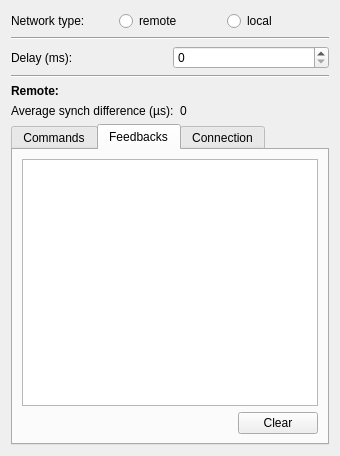
<?xml version="1.0" encoding="UTF-8"?>
<ui version="4.0">
 <class>DcNetworkSettingsW</class>
 <widget class="QWidget" name="DcNetworkSettingsW">
  <property name="geometry">
   <rect>
    <x>0</x>
    <y>0</y>
    <width>340</width>
    <height>456</height>
   </rect>
  </property>
  <property name="windowTitle">
   <string>Form</string>
  </property>
  <layout class="QVBoxLayout" name="verticalLayout_3">
   <item>
    <widget class="QWidget" name="wDcNetwork" native="true">
     <layout class="QHBoxLayout" name="horizontalLayout">
      <property name="leftMargin">
       <number>0</number>
      </property>
      <property name="topMargin">
       <number>0</number>
      </property>
      <property name="rightMargin">
       <number>0</number>
      </property>
      <property name="bottomMargin">
       <number>0</number>
      </property>
      <item>
       <widget class="QLabel" name="laNetworkType">
        <property name="text">
         <string>Network type:</string>
        </property>
       </widget>
      </item>
      <item>
       <widget class="QRadioButton" name="rbRemoteNetwork">
        <property name="text">
         <string>remote</string>
        </property>
       </widget>
      </item>
      <item>
       <widget class="QRadioButton" name="rbLocalNetwork">
        <property name="text">
         <string>local</string>
        </property>
       </widget>
      </item>
     </layout>
    </widget>
   </item>
   <item>
    <widget class="Line" name="line">
     <property name="orientation">
      <enum>Qt::Horizontal</enum>
     </property>
    </widget>
   </item>
   <item>
    <widget class="QWidget" name="wDelay" native="true">
     <layout class="QHBoxLayout" name="horizontalLayout_6">
      <property name="leftMargin">
       <number>0</number>
      </property>
      <property name="topMargin">
       <number>0</number>
      </property>
      <property name="rightMargin">
       <number>0</number>
      </property>
      <property name="bottomMargin">
       <number>0</number>
      </property>
      <item>
       <widget class="QLabel" name="laDelay">
        <property name="text">
         <string>Delay (ms):</string>
        </property>
       </widget>
      </item>
      <item>
       <widget class="QSpinBox" name="sbDelay"/>
      </item>
     </layout>
    </widget>
   </item>
   <item>
    <widget class="Line" name="line_3">
     <property name="orientation">
      <enum>Qt::Horizontal</enum>
     </property>
    </widget>
   </item>
   <item>
    <widget class="QLabel" name="laRemote">
     <property name="text">
      <string>&lt;b&gt;Remote:&lt;/b&gt;</string>
     </property>
    </widget>
   </item>
   <item>
    <widget class="QWidget" name="widget" native="true">
     <layout class="QHBoxLayout" name="horizontalLayout_7">
      <property name="leftMargin">
       <number>0</number>
      </property>
      <property name="topMargin">
       <number>0</number>
      </property>
      <property name="rightMargin">
       <number>0</number>
      </property>
      <property name="bottomMargin">
       <number>0</number>
      </property>
      <item>
       <widget class="QLabel" name="laSynch">
        <property name="text">
         <string>Average synch difference (µs):</string>
        </property>
       </widget>
      </item>
      <item>
       <widget class="QLabel" name="laSynchValue">
        <property name="text">
         <string>0</string>
        </property>
       </widget>
      </item>
     </layout>
    </widget>
   </item>
   <item>
    <widget class="QTabWidget" name="twRemote">
     <property name="currentIndex">
      <number>1</number>
     </property>
     <widget class="QWidget" name="tCommands">
      <attribute name="title">
       <string>Commands</string>
      </attribute>
      <layout class="QVBoxLayout" name="verticalLayout">
       <item>
        <widget class="QWidget" name="wNetworkCommands" native="true">
         <layout class="QHBoxLayout" name="horizontalLayout_2">
          <property name="leftMargin">
           <number>0</number>
          </property>
          <property name="topMargin">
           <number>0</number>
          </property>
          <property name="rightMargin">
           <number>0</number>
          </property>
          <property name="bottomMargin">
           <number>0</number>
          </property>
          <item>
           <widget class="QLabel" name="laNetworkCommands">
            <property name="text">
             <string>Network:</string>
            </property>
           </widget>
          </item>
          <item>
           <widget class="QPushButton" name="pbConnectCommand">
            <property name="text">
             <string>Connect</string>
            </property>
           </widget>
          </item>
          <item>
           <widget class="QPushButton" name="pbDisconnectCommand">
            <property name="text">
             <string>Disconnect</string>
            </property>
           </widget>
          </item>
         </layout>
        </widget>
       </item>
       <item>
        <widget class="QWidget" name="wProgramCommands" native="true">
         <layout class="QHBoxLayout" name="horizontalLayout_3">
          <property name="leftMargin">
           <number>0</number>
          </property>
          <property name="topMargin">
           <number>0</number>
          </property>
          <property name="rightMargin">
           <number>0</number>
          </property>
          <property name="bottomMargin">
           <number>0</number>
          </property>
          <item>
           <widget class="QLabel" name="laProgramCommands">
            <property name="text">
             <string>Program:</string>
            </property>
           </widget>
          </item>
          <item>
           <spacer name="horizontalSpacer_2">
            <property name="orientation">
             <enum>Qt::Horizontal</enum>
            </property>
            <property name="sizeHint" stdset="0">
             <size>
              <width>40</width>
              <height>20</height>
             </size>
            </property>
           </spacer>
          </item>
          <item>
           <widget class="QPushButton" name="pbQuit">
            <property name="text">
             <string>Quit</string>
            </property>
           </widget>
          </item>
         </layout>
        </widget>
       </item>
       <item>
        <widget class="QWidget" name="wComputerCommands" native="true">
         <layout class="QHBoxLayout" name="horizontalLayout_4">
          <property name="leftMargin">
           <number>0</number>
          </property>
          <property name="topMargin">
           <number>0</number>
          </property>
          <property name="rightMargin">
           <number>0</number>
          </property>
          <property name="bottomMargin">
           <number>0</number>
          </property>
          <item>
           <widget class="QLabel" name="laComputerCommands">
            <property name="text">
             <string>Computer:</string>
            </property>
           </widget>
          </item>
          <item>
           <widget class="QPushButton" name="pbShutdownCommand">
            <property name="text">
             <string>Shutdown</string>
            </property>
           </widget>
          </item>
          <item>
           <widget class="QPushButton" name="pbRestartCommand">
            <property name="text">
             <string>Restart</string>
            </property>
           </widget>
          </item>
         </layout>
        </widget>
       </item>
       <item>
        <spacer name="verticalSpacer">
         <property name="orientation">
          <enum>Qt::Vertical</enum>
         </property>
         <property name="sizeHint" stdset="0">
          <size>
           <width>20</width>
           <height>40</height>
          </size>
         </property>
        </spacer>
       </item>
      </layout>
     </widget>
     <widget class="QWidget" name="tFeedbacks">
      <attribute name="title">
       <string>Feedbacks</string>
      </attribute>
      <layout class="QVBoxLayout" name="verticalLayout_2">
       <item>
        <widget class="QTextEdit" name="teFeedbacks"/>
       </item>
       <item>
        <widget class="QWidget" name="wClearFeedbacks" native="true">
         <property name="minimumSize">
          <size>
           <width>0</width>
           <height>0</height>
          </size>
         </property>
         <layout class="QHBoxLayout" name="horizontalLayout_5">
          <property name="spacing">
           <number>0</number>
          </property>
          <property name="leftMargin">
           <number>0</number>
          </property>
          <property name="topMargin">
           <number>0</number>
          </property>
          <property name="rightMargin">
           <number>0</number>
          </property>
          <property name="bottomMargin">
           <number>0</number>
          </property>
          <item>
           <spacer name="horizontalSpacer">
            <property name="orientation">
             <enum>Qt::Horizontal</enum>
            </property>
            <property name="sizeHint" stdset="0">
             <size>
              <width>40</width>
              <height>20</height>
             </size>
            </property>
           </spacer>
          </item>
          <item>
           <widget class="QPushButton" name="pbFeedbacksClear">
            <property name="text">
             <string>Clear</string>
            </property>
           </widget>
          </item>
         </layout>
        </widget>
       </item>
      </layout>
     </widget>
     <widget class="QWidget" name="tConnection">
      <attribute name="title">
       <string>Connection</string>
      </attribute>
      <layout class="QGridLayout" name="gridLayout">
       <item row="5" column="0" colspan="2">
        <widget class="QLabel" name="laUDPSending">
         <property name="text">
          <string>&lt;b&gt;UDP Sending&lt;/b&gt;</string>
         </property>
        </widget>
       </item>
       <item row="1" column="1">
        <widget class="QSpinBox" name="sbReadingInterfaceId">
         <property name="minimum">
          <number>0</number>
         </property>
         <property name="maximum">
          <number>10</number>
         </property>
        </widget>
       </item>
       <item row="4" column="0" colspan="2">
        <widget class="Line" name="line_2">
         <property name="orientation">
          <enum>Qt::Horizontal</enum>
         </property>
        </widget>
       </item>
       <item row="1" column="0">
        <widget class="QLabel" name="laReadingInterfaceId">
         <property name="text">
          <string>Interface id:</string>
         </property>
        </widget>
       </item>
       <item row="3" column="1">
        <widget class="QSpinBox" name="sbReadingPort">
         <property name="minimum">
          <number>8889</number>
         </property>
         <property name="maximum">
          <number>15000</number>
         </property>
        </widget>
       </item>
       <item row="0" column="0">
        <widget class="QLabel" name="laUDPReading">
         <property name="text">
          <string>&lt;html&gt;&lt;head/&gt;&lt;body&gt;&lt;p&gt;&lt;span style=&quot; font-weight:700;&quot;&gt;UDP Reading&lt;/span&gt;&lt;/p&gt;&lt;/body&gt;&lt;/html&gt;</string>
         </property>
        </widget>
       </item>
       <item row="3" column="0">
        <widget class="QLabel" name="laReadingPort">
         <property name="text">
          <string>Port:</string>
         </property>
        </widget>
       </item>
       <item row="2" column="0">
        <widget class="QLabel" name="laReadingAdress">
         <property name="text">
          <string>Adress:</string>
         </property>
        </widget>
       </item>
       <item row="6" column="0">
        <widget class="QLabel" name="laSendingAdress">
         <property name="text">
          <string>Adress:</string>
         </property>
        </widget>
       </item>
       <item row="2" column="1">
        <widget class="QLineEdit" name="leReadingAdress">
         <property name="text">
          <string>localhost</string>
         </property>
        </widget>
       </item>
       <item row="8" column="1">
        <spacer name="verticalSpacer_2">
         <property name="orientation">
          <enum>Qt::Vertical</enum>
         </property>
         <property name="sizeHint" stdset="0">
          <size>
           <width>20</width>
           <height>40</height>
          </size>
         </property>
        </spacer>
       </item>
       <item row="7" column="0">
        <widget class="QLabel" name="laSendingPort">
         <property name="text">
          <string>Port:</string>
         </property>
        </widget>
       </item>
       <item row="7" column="1">
        <widget class="QSpinBox" name="sbSendingPort">
         <property name="minimum">
          <number>8888</number>
         </property>
         <property name="maximum">
          <number>15000</number>
         </property>
        </widget>
       </item>
       <item row="6" column="1">
        <widget class="QLineEdit" name="leSendingAdress">
         <property name="text">
          <string>localhost</string>
         </property>
        </widget>
       </item>
      </layout>
     </widget>
    </widget>
   </item>
  </layout>
 </widget>
 <resources/>
 <connections/>
</ui>
